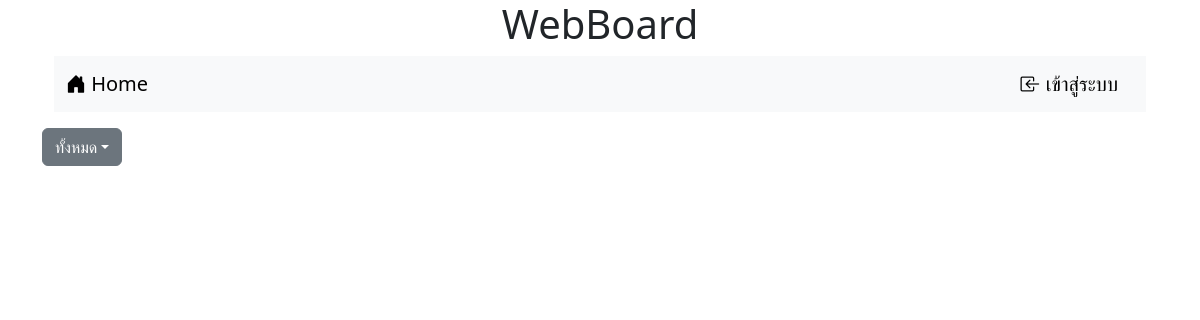
The app's page /, older data.
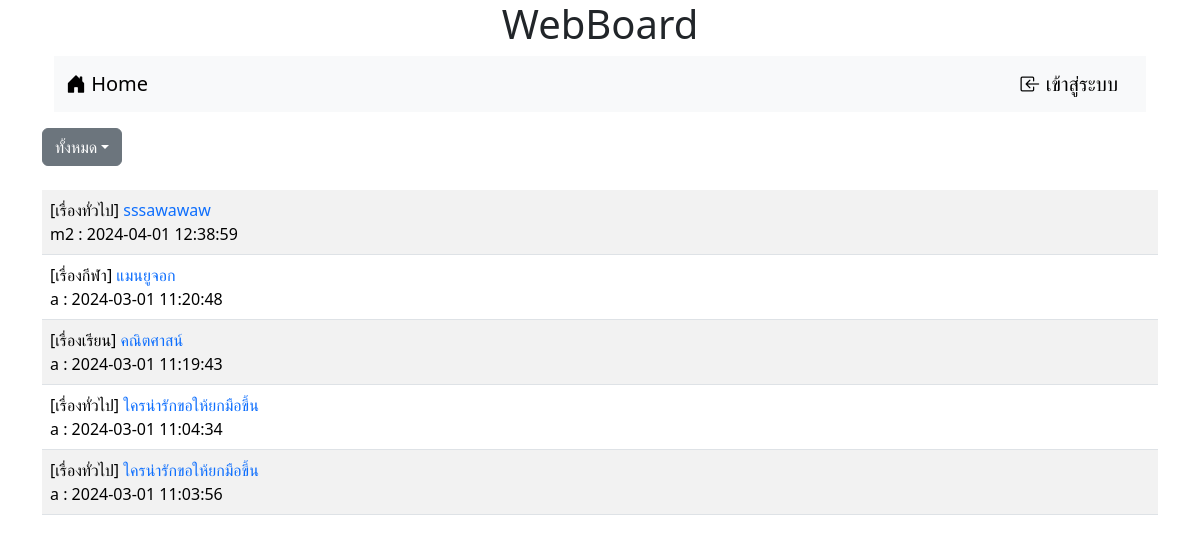
The same page, newer data.
### tables this page shows
CREATE TABLE `post` (
  `id` int(11) NOT NULL,
  `title` varchar(128) NOT NULL,
  `content` varchar(2048) NOT NULL,
  `post_date` datetime NOT NULL,
  `cat_id` int(11) NOT NULL,
  `user_id` int(11) NOT NULL
);

CREATE TABLE `category` (
  `id` int(11) NOT NULL,
  `name` varchar(32) NOT NULL
);

CREATE TABLE `user` (
  `id` int(11) NOT NULL,
  `login` varchar(32) NOT NULL,
  `password` varchar(64) NOT NULL,
  `name` varchar(64) NOT NULL,
  `gender` char(1) NOT NULL,
  `email` varchar(32) NOT NULL,
  `role` char(1) NOT NULL
);

### index.php (the view, shortened to what this page needs)
<!DOCTYPE html>
<html lang="en">
<head>
    <link href="https://cdn.jsdelivr.net/npm/bootstrap@5.3.2/dist/css/bootstrap.min.css" rel="stylesheet">
    <link rel="stylesheet" href="https://cdn.jsdelivr.net/npm/bootstrap-icons@1.11.3/font/bootstrap-icons.min.css">
</head>
<body>
<div class="container - lg">
    <h1 style="text-align: center;">WebBoard</h1>
    <form action="post.php" method="get">
        <div class="container-fluid">
            <nav class="navbar bg-body-tertiary">
                <div class="container-fluid">
                    <a class="navbar-brand" href="index.php"><i class="bi bi-house-door-fill"></i> Home</a>
                    <form class="d-flex"><?php if(!isset($_SESSION['id'])) { ?>
                        <a href="login.php" class="navbar-brand"><i class="bi bi-box-arrow-in-left"></i> เข้าสู่ระบบ</a>
                            <?php }else{ if ($_SESSION["role"] == 'm'&& isset($_SESSION['id'])) { ?>
                                <nav class="nav-item dropdown">
                                <a class="nav-link dropdown-toggle" href="#" role="button" data-bs-toggle="dropdown" aria-expanded="false"><?php echo "<i class='bi bi-people-fill'></i> $_SESSION[username]" ?></a>
                                <ul class="dropdown-menu">
                                    <li><a class="dropdown-item" href="logout.php">ออกจากระบบ</a></li>
                                </ul>
                            </nav>
                            <?php  }if($_SESSION["role"] == 'a'&& isset($_SESSION['id'])) { ?>
                                <?php }}?>
                    </form>
                </div>
            </nav>
        </div>
    <div class="mt-3 d-flex justify-content-between">
    <div class="dropdown-center">
        <button class="btn btn-secondary dropdown-toggle" type="button" data-bs-toggle="dropdown" aria-expanded="false">ทั้งหมด</button>
                    <?php
                            $sql="SELECT * FROM category";
                            ?>
                    </div>
    </div>
    <table class="table table-striped mt-4">
    <?php
         $conn=new PDO("mysql:host=localhost;dbname=webboard;charset=utf8","root","");
         if(isset($_GET["cat"])){
         $sql="SELECT t3.name,t1.title,t1.id,t2.login,t1.post_date,t1.user_id FROM post as t1
         INNER JOIN user as t2 ON (t1.user_id=t2.id)
         INNER JOIN category as t3 ON (t1.cat_id=t3.id)WHERE t3.id=$_GET[cat] ORDER BY t1.post_date DESC";
         }
         else{
            $sql="SELECT t3.name,t1.title,t1.id,t2.login,t1.post_date,t1.user_id FROM post as t1
         INNER JOIN user as t2 ON (t1.user_id=t2.id)
         INNER JOIN category as t3 ON (t1.cat_id=t3.id)  ORDER BY t1.post_date DESC";
         }
         $result=$conn->query($sql);
        while($row = $result->fetch()){
            if(isset($_SESSION['id'])&& $_SESSION['role'] == 'm'){
                if($_SESSION['user_id']!= $row[5]){
                echo"<tr><td class=col-10>[$row[0]] <a href=post.php?id=$row[2] style=text-decoration:none>$row[1]</a><BR>$row[3] : $row[4]</td><td class=col-1></td><td class=col-1></td></tr>";
                }
                else{
                echo "<tr><td class=col-10>[$row[0]] <a href=post.php?id=$row[2] style=text-decoration:none>$row[1]</a><BR>$row[3] : $row[4]</td><td class=col-1><a href='editpost.php?edit=$row[2]&user=$row[5]' name='edit'  class='btn btn-warning bi bi-pencil-fill'>แก้ไข</a></td>";
                echo "<td class=col-1><a href='delete.php?del=$row[2]&user=$row[5]' name='del' onclick='return myConfirm()' class='btn btn-danger bi bi-trash'></a></td></tr>"; }
        }
            else echo"<tr><td>[$row[0]] <a href=post.php?id=$row[2] style=text-decoration:none>$row[1]</a><BR>$row[3] : $row[4]</td></tr>";
        }
        ?>
    </table>
</div>
</body>
</html>

Row changes from the older to the newer data that the page shows:
added post: category.name "เรื่องทั่วไป", title "sssawawaw", user.login "m2", post_date "2024-04-01 12:38:59"
added post: category.name "เรื่องกีฬา", title "แมนยูจอก", user.login "a", post_date "2024-03-01 11:20:48"
added post: category.name "เรื่องเรียน", title "คณิตศาสน์", user.login "a", post_date "2024-03-01 11:19:43"
added post: category.name "เรื่องทั่วไป", title "ใครน่ารักขอให้ยกมือขึ้น", user.login "a", post_date "2024-03-01 11:04:34"
added post: category.name "เรื่องทั่วไป", title "ใครน่ารักขอให้ยกมือขึ้น", user.login "a", post_date "2024-03-01 11:03:56"
